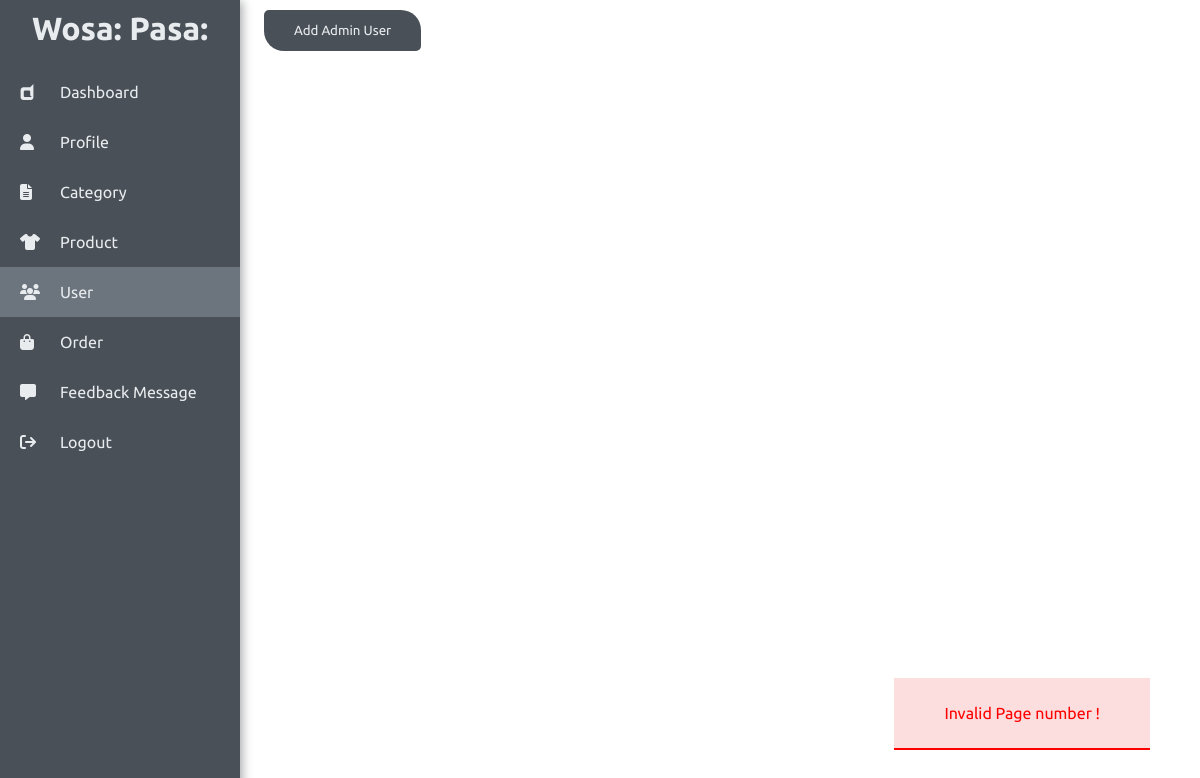
The page /wosapasa/admin/users.php?page=2 (signed in) on the database as committed earlier.
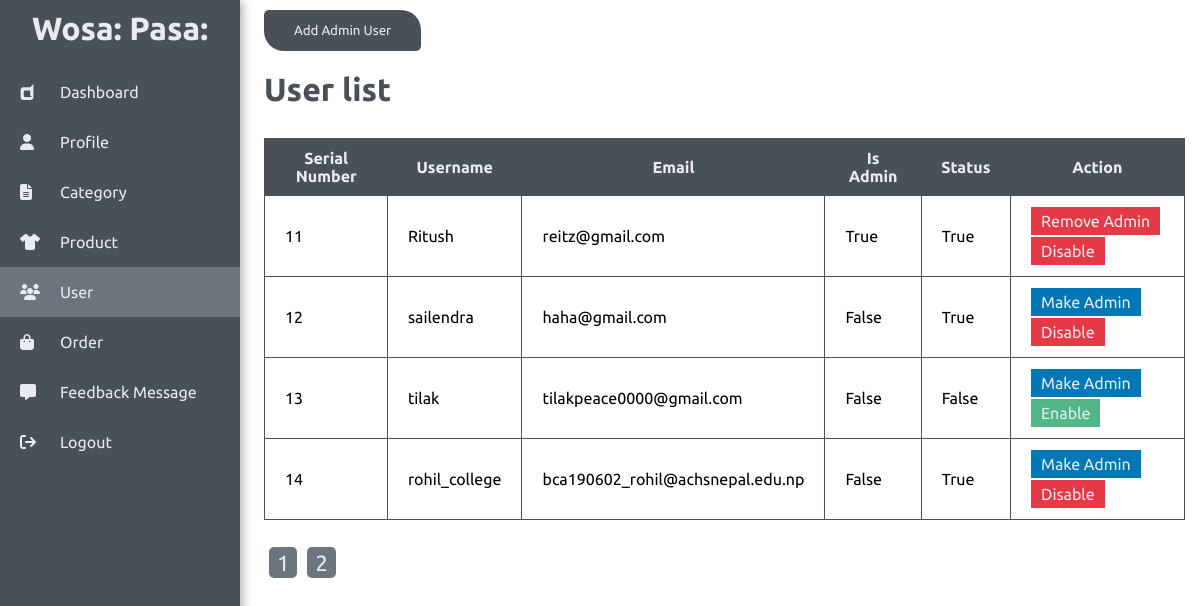
The same page on the database as committed later.
### tables this page shows
CREATE TABLE `users` (
  `user_id` int NOT NULL AUTO_INCREMENT,
  `username` varchar(255) NOT NULL,
  `email` varchar(255) NOT NULL,
  `password` varchar(255) NOT NULL,
  `is_admin` tinyint(1) NOT NULL DEFAULT '0',
  `is_customer` tinyint(1) NOT NULL DEFAULT '1',
  `status` tinyint(1) DEFAULT '1',
  PRIMARY KEY (`user_id`),
  UNIQUE KEY `email` (`email`)
);

### wosapasa/admin/users.php (the view, shortened to what this page needs)
<?php
    require_once 'checkadmin.php';
?>
<!DOCTYPE html>
<html lang="en">
<head>
    <?php require_once 'head.php' ?>
</head>
<body>
    <div class="main_container">
        <?php
        require_once 'admin_nav.php'; ?>
        <div class="container">
            <input type="button" onclick="window.location.href='addAdminUser.php'" value="Add Admin User" class="btn">
            <?php
                        if (!isset ($_GET['page']) ) {
                            $page = 1;
                        } else {
                            $page = $_GET['page'];
                        }
                        $results_per_page =10;
                        $page_first_result = ($page-1) * $results_per_page;
                        $i = $page_first_result+1;
                        $q_fetch_msg = "SELECT * FROM users";
                        $result = mysqli_query($conn, $q_fetch_msg);
                        $number_of_result = mysqli_num_rows($result);
                        $number_of_page = ceil ($number_of_result / $results_per_page);
                        if($page >$number_of_page){
                            echo "
                                <div class='server_error'>
                                    Invalid Page number !
                                </div>
                            ";
                        }else{
                        $q_paginated_fetch = "SELECT * FROM users LIMIT ".$page_first_result . ',' . $results_per_page;
                        $result = mysqli_query($conn, $q_paginated_fetch);
                        ?>
                <h1 class="header">User list</h1>
                <table>
                    <tr>
                        <th>Serial Number</th>
                        <th>Username</th>
                        <th>Email</th>
                        <th>Is Admin</th>
                        <th>Status</th>
                        <th>Action</th>
                    </tr>
                    <?php
                        while($user = mysqli_fetch_array($result))
                        {
                        ?>
                        <tr>
                            <td><?php echo $i ?></td>
                            <td><?php echo $user['username']; ?></td>
                            <td><?php echo $user['email']; ?></td>
                            <td><?php if($user['is_admin']){echo "True";}else{echo "False";} ?></td>
                            <td><?php if($user['status']){echo "True";}else{echo "False";} ?></td>
                            <td>
                                <?php
                                    if($user['is_admin']){
                                ?>
                                    <a class="danger_btn" href="updateAdminUser.php/?id=<?= $user['user_id'] ?> " onclick="return confirm('Are you sure u want to remove admin ?')">Remove Admin</a>
                                <?php
                                    }else{
                                        ?>
                                        <a class="primary_btn" href="updateAdminUser.php/?id=<?= $user['user_id'] ?>" onclick="return confirm('Are you sure u want to make user admin ?');">Make Admin</a>
                                        <?php
                                    }
                                ?>
                                <?php
                                    if($user['status']){
                                ?>
                                    <a class="danger_btn" href="updateStatusUser.php/?id=<?= $user['user_id']  ?>" onclick="return confirm('Are you sure u want to disable user ?')">Disable</a>
                                <?php
                                    }else{
                                        ?>
                                        <a class="success_btn" href="updateStatusUser.php/?id=<?= $user['user_id'] ?>" onclick="return confirm('Are you sure u want to enable user ?')">Enable</a>
                                        <?php
                                    }
                                ?>
                            </td>
                        </tr>
                    <?php
                        $i++;
                        }
                    ?>
            </table>
            <?php
            $page_num = 1;
            if($number_of_result > $results_per_page ){
                while($page_num<=$number_of_page){
                    echo "<a class='pagination_btn' href = 'users.php?page=$page_num'>$page_num</a>";
                    $page_num++;
                }
            }
        }
        ?>
        </div>
    </div>
</body>
</html>

Rows that differ between the two databases and show on the page:
added users: username "Ritush", email "reitz@gmail.com", is_admin "True", status "True"
added users: username "sailendra", email "haha@gmail.com", is_admin "False", status "True"
added users: username "tilak", email "tilakpeace0000@gmail.com", is_admin "False", status "False"
added users: username "rohil_college", email "bca190602_rohil@achsnepal.edu.np", is_admin "False", status "True"
Other text that changed with them:
text no longer shown: "Invalid Page number !"
text now shown: "User list Serial Number Username Email Is Admin Status Action"
new list line: "1"
new list line: "2"
